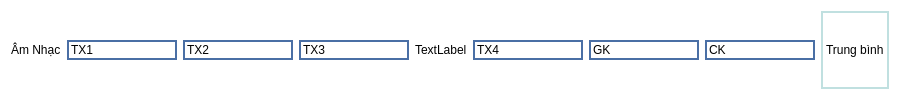
               <widget class="QWidget" name="widget_58" native="true">
                <property name="styleSheet">
                 <string notr="true">background-color: rgb(255, 255, 255);</string>
                </property>
                <layout class="QHBoxLayout" name="horizontalLayout_51">
                 <item>
                  <widget class="QLabel" name="label_101">
                   <property name="text">
                    <string>Âm Nhạc</string>
                   </property>
                  </widget>
                 </item>
                 <item>
                  <widget class="QLineEdit" name="lineEdit_268">
                   <property name="styleSheet">
                    <string notr="true">border: 2px solid #4A6FA5;</string>
                   </property>
                   <property name="text">
                    <string>TX1</string>
                   </property>
                  </widget>
                 </item>
                 <item>
                  <widget class="QLineEdit" name="lineEdit_269">
                   <property name="styleSheet">
                    <string notr="true">border: 2px solid #4A6FA5;</string>
                   </property>
                   <property name="text">
                    <string>TX2</string>
                   </property>
                  </widget>
                 </item>
                 <item>
                  <widget class="QLineEdit" name="lineEdit_270">
                   <property name="styleSheet">
                    <string notr="true">border: 2px solid #4A6FA5;</string>
                   </property>
                   <property name="text">
                    <string>TX3</string>
                   </property>
                  </widget>
                 </item>
                 <item>
                  <widget class="QLabel" name="label_102">
                   <property name="text">
                    <string>TextLabel</string>
                   </property>
                  </widget>
                 </item>
                 <item>
                  <widget class="QLineEdit" name="lineEdit_271">
                   <property name="styleSheet">
                    <string notr="true">border: 2px solid #4A6FA5;</string>
                   </property>
                   <property name="text">
                    <string>TX4</string>
                   </property>
                  </widget>
                 </item>
                 <item>
                  <widget class="QLineEdit" name="lineEdit_272">
                   <property name="styleSheet">
                    <string notr="true">border: 2px solid #4A6FA5;</string>
                   </property>
                   <property name="text">
                    <string>GK</string>
                   </property>
                  </widget>
                 </item>
                 <item>
                  <widget class="QLineEdit" name="lineEdit_273">
                   <property name="styleSheet">
                    <string notr="true">border: 2px solid #4A6FA5;</string>
                   </property>
                   <property name="text">
                    <string>CK</string>
                   </property>
                  </widget>
                 </item>
                 <item>
                  <widget class="QLabel" name="label_103">
                   <property name="styleSheet">
                    <string notr="true">border: 2px solid #C0E0E0;</string>
                   </property>
                   <property name="text">
                    <string>Trung bình</string>
                   </property>
                  </widget>
                 </item>
                </layout>
               </widget>
